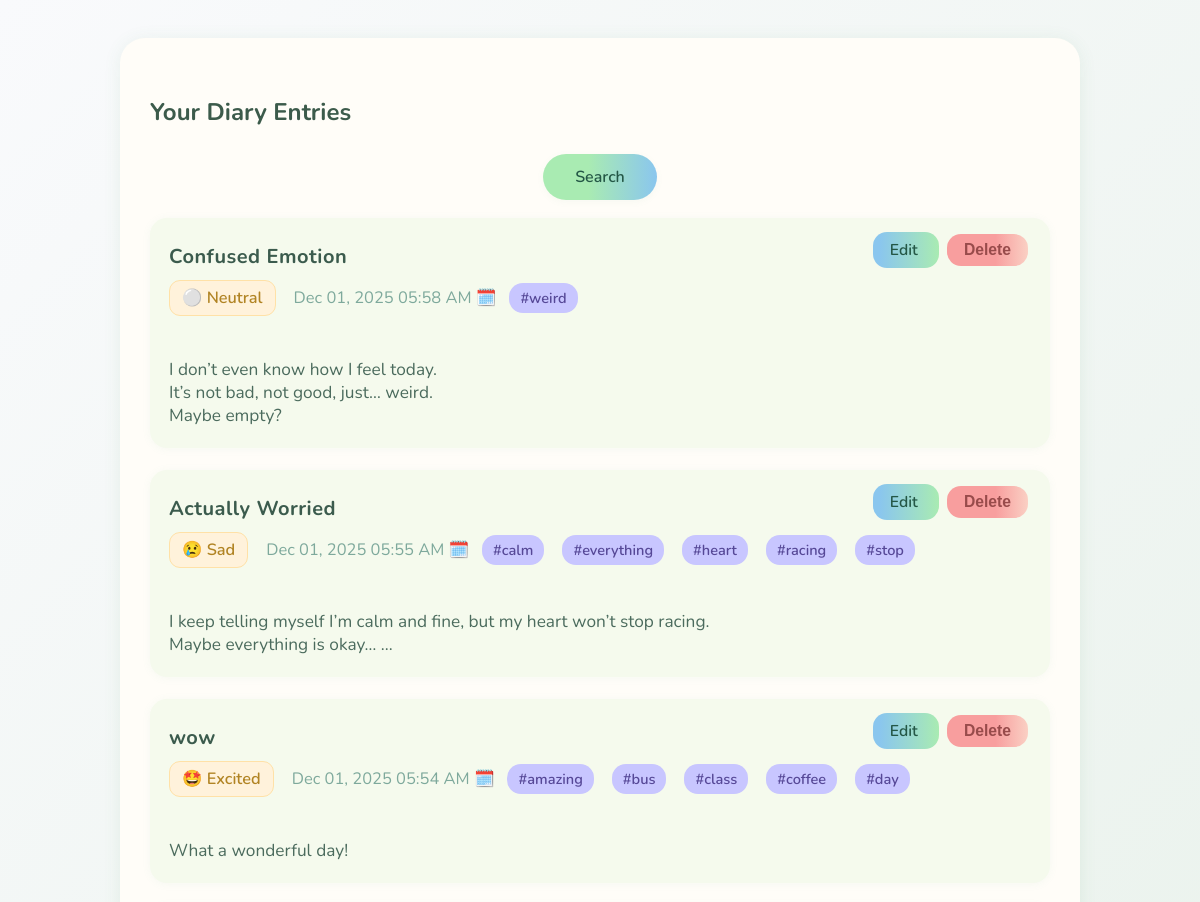
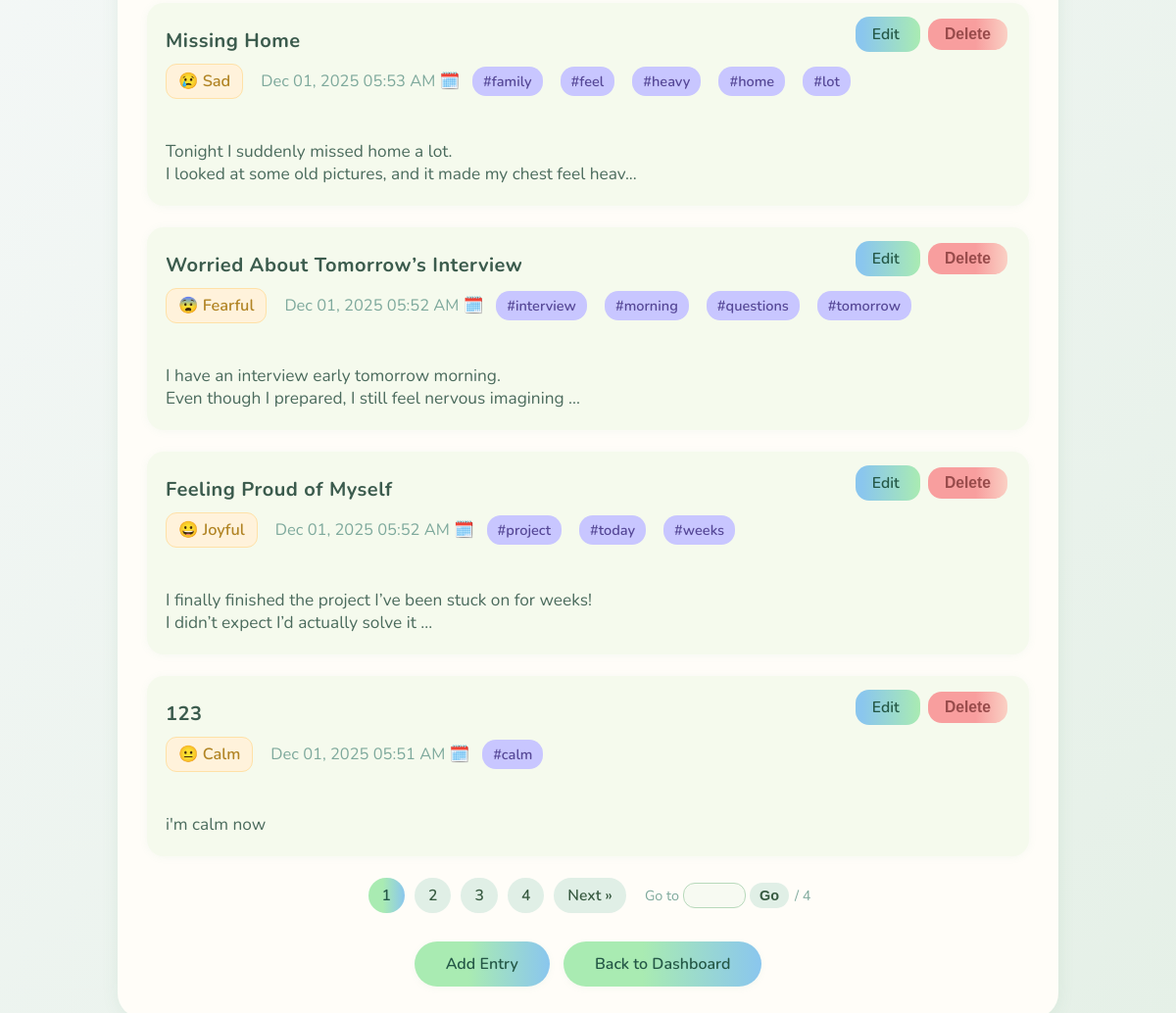
Screenshot of /view_entries (signed in) with the database file from the repository (2 pictures, top to bottom).
### app.py (models this page shows)
class Entry(db.Model):
    id = db.Column(db.Integer, primary_key=True)
    title = db.Column(db.String(150), nullable=False, default="")
    text = db.Column(db.Text, nullable=False)
    tags = db.Column(db.String(200), nullable=True)
    mood = db.Column(db.String(50), nullable=True)
    date_created = db.Column(db.DateTime, default=datetime.utcnow)
    user_id = db.Column(db.Integer, db.ForeignKey('user.id'), nullable=False)

### app.py (the view)
@app.route('/view_entries')
def view_entries():
    if 'user_id' not in session:
        return redirect(url_for('login'))
    user = User.query.get(session['user_id'])
    page = request.args.get('page', 1, type=int)
    pagination = (
        Entry.query
        .filter_by(user_id=user.id)
        .order_by(Entry.date_created.desc())
        .paginate(page=page, per_page=PER_PAGE, error_out=False)
    )
    entries = pagination.items
    page_window = build_page_window(pagination)
    return render_template(
        'view_entries.html',
        entries=entries,
        pagination=pagination,
        page_window=page_window
    )

### app.py (called while the page is built, shortened)
def build_page_window(pagination, max_buttons=5):
    total = pagination.pages
    current = pagination.page
    if total <= max_buttons + 2:
        return list(range(1, total + 1))

### templates/view_entries.html (shortened to what this page needs)
<!DOCTYPE html>
<html lang="en">
<head>
</head>
<body>
<div class="container">
    <h2>Your Diary Entries</h2>
    <div class="search-top">
        <a href="{{ url_for('search_entries') }}" class="btn search-top-btn">Search</a>
    </div>
    <div class="entry-list">
        {% if entries %}
            {% for e in entries %}
                <div class="card" onclick="window.location='{{ url_for('view_entry', entry_id=e.id) }}'">
                    <div class="card-title">{{ e.title }}</div>
                    <div class="card-meta">
                        {% if e.mood == 'joyful' %}
                            <span class="badge mood-badge positive">😀 Joyful</span>
                        {% elif e.mood == 'sad' %}
                            <span class="badge mood-badge negative">😢 Sad</span>
                        {% elif e.mood == 'angry' %}
                            <span class="badge mood-badge negative">😡 Angry</span>
                        {% elif e.mood == 'fearful' %}
                            <span class="badge mood-badge negative">😨 Fearful</span>
                        {% elif e.mood == 'excited' %}
                            <span class="badge mood-badge positive">🤩 Excited</span>
                        {% elif e.mood == 'calm' %}
                            <span class="badge mood-badge neutral">😐 Calm</span>
                        {% else %}
                            <span class="badge mood-badge neutral">⚪ Neutral</span>
                        {% endif %}
                        <span class="card-date">{{ e.date_created.strftime('%b %d, %Y %I:%M %p') }} 🗓️</span>
                        {% if e.tags %}
                            {% for tag in e.tags.split(',') %}
                                {% set clean_tag = tag.strip().lstrip('#') %}
                                {% if clean_tag %}
                                    <span class="badge tag-badge">#{{ clean_tag }}</span>
                                {% endif %}
                            {% endfor %}
                        {% endif %}
                    </div>
                    <div class="entry-text">
                        {{ e.text[:100] }}{% if e.text|length > 100 %}...{% endif %}
                    </div>
                    <div class="entry-actions">
                        <a href="{{ url_for('edit_entry', entry_id=e.id) }}"
                           class="btn-edit"
                           onclick="event.stopPropagation();">
                            Edit
                        </a>
                        <button type="button"
                                class="btn-delete"
                                onclick="openDeleteModal(event, '{{ e.id }}')">
                            Delete
                        </button>
                    </div>
                </div>
            {% endfor %}
        {% else %}
            <p style="color:#6e9d75; margin-top:18px; font-size:1.15rem;">You haven’t added any entries yet. Start by
                sharing your thoughts today 💬</p>
        {% endif %}
    </div>
    {% if pagination and pagination.pages > 1 %}
    <div class="pagination">
        {% for p in page_window %}
            {% if p == '...' %}
                <span class="page-link dotted">…</span>
            {% elif p == pagination.page %}
                <span class="page-link active">{{ p }}</span>
            {% else %}
                <a class="page-link"
                   href="{{ url_for('view_entries', page=p) }}">
                    {{ p }}
                </a>
            {% endif %}
        {% endfor %}
        {% if pagination.has_next %}
            <a class="page-link"
               href="{{ url_for('view_entries', page=pagination.next_num) }}">
                Next »
            </a>
        {% endif %}
        <form method="get"
              action="{{ url_for('view_entries') }}"
              class="jump-form">
            <span class="jump-label">Go to</span>
            <input type="number"
                   name="page"
                   min="1"
                   max="{{ pagination.pages }}"
                   class="jump-input">
            <button type="submit" class="jump-btn">Go</button>
            <span class="jump-total">/ {{ pagination.pages }}</span>
        </form>
    </div>
{% endif %}
    <div class="nav-buttons">
        <a href="{{ url_for('add_entry') }}" class="btn">Add Entry</a>
        <a href="{{ url_for('dashboard') }}" class="btn">Back to Dashboard</a>
    </div>
</div>
</body>
</html>

### templates/view_entries.html (style rules this page uses)
body { background: linear-gradient(135deg, #f9fafc 0%, #e5f0e7 100%); font-family: 'Nunito', 'Segoe UI', sans-serif; }
.container { max-width: 900px; margin: 38px auto 0 auto; background: #fffdf8; border-radius: 25px; padding: 38px 30px 32px 30px; box-shadow: 0 2px 18px 0 rgba(70, 140, 90, 0.09); }
h2 { font-weight: 700; color: #3c5b4b; margin-bottom: 19px; }
.search-top { text-align: center; margin-bottom: 10px; }
.search-top-btn { padding: 10px 30px; font-size: 1rem; }
.entry-list { margin-top: 18px; }
.card { background: #f5faed; border-radius: 17px; box-shadow: 0 1px 8px rgba(120, 183, 160, 0.07); padding: 25px 19px 17px 19px; margin-bottom: 22px; position: relative; }
.card-title { font-size: 1.25rem; color: #3b5b4d; font-weight: 700; margin-bottom: 8px; letter-spacing: 0.5px; }
.card-meta { display: flex; flex-wrap: wrap; gap: 13px; align-items: center; margin-bottom: 10px; }
.card-date { color: #7ea99c; font-size: 1.03rem; }
.badge { display: inline-block; padding: 6px 12px; border-radius: 11px; font-size: 0.93rem; color: #fff; margin: 2px 5px 2px 0; }
.badge.Positive, .badge.positive { background: #54ca8b; }
.badge.Negative, .badge.negative { background: #e97a7a; }
.badge.Neutral, .badge.neutral { background: #8ac6ee; }
.badge.tag-badge { background: #c8c6ff; color: #564897; font-size: 0.91rem; font-weight: 600; border-radius: 14px; padding: 5px 11px; }
.badge.mood-badge { background: #fff2db; color: #b18424; border: 1.5px solid #ffe1a7; font-size: 1.02rem; font-weight: 600; }
.entry-text { font-size: 1.08rem; color: #4b6b5d; margin: 17px 0 4px 0; white-space: pre-line; word-break: break-word; }
.entry-actions { position: absolute; top: 16px; right: 22px; }
.btn-edit { background: linear-gradient(90deg, #8ac6ee 10%, #a9ebb2 100%); color: #245746; font-weight: 600; padding: 7px 17px; border-radius: 14px; border: none; cursor: pointer; font-size: 0.98rem; text-decoration: none; }
.btn-delete { background: linear-gradient(90deg, #f89e9e 60%, #fad0c4 100%); color: #984b4b; font-weight: 600; padding: 7px 17px; border-radius: 14px; border: none; cursor: pointer; font-size: 0.98rem; text-decoration: none; margin-left: 8px; }
.nav-buttons { margin-top: 22px; text-align: center; }
.btn { background: linear-gradient(90deg, #a9ebb2 40%, #8ac6ee 100%); border: none; color: #245746; font-weight: 600; font-size: 1rem; padding: 12px 32px; border-radius: 27px; margin: 7px 5px 0 5px; text-decoration: none; display: inline-block; box-shadow: 0 2px 7px 0 rgba(120, 170, 130, 0.06); }
.pagination { margin-top: 16px; text-align: center; font-size: 0.98rem; }
.pagination .page-link { display: inline-block; margin: 0 3px; padding: 7px 14px; border-radius: 18px; background: #e0efe6; color: #375a40; text-decoration: none; font-weight: 600; }
.pagination .page-link.active { background: linear-gradient(90deg, #a9ebb2 40%, #8ac6ee 100%); color: #245746; }
.jump-form { display: inline-flex; align-items: center; margin-left: 12px; gap: 4px; font-size: 0.9rem; color: #7ea99c; }
.jump-input { width: 50px; padding: 4px 6px; border-radius: 12px; border: 1px solid #b7d9bb; font-size: 0.9rem; text-align: center; background: #f7faf2; }
.jump-btn { background: #e0efe6; border: none; border-radius: 14px; padding: 5px 10px; font-size: 0.9rem; font-weight: 600; color: #375a40; cursor: pointer; }
.jump-total { margin-left: 2px; }

### rows the page displays
Entry: title "Confused Emotion", mood "⚪ Neutral", date_created "Dec 01, 2025 05:58 AM", tags "weird", text "I don’t even know how I feel today. It’s not bad, not good, just… weird. Maybe empty?"
Entry: title "Actually Worried", mood "😢 Sad", date_created "Dec 01, 2025 05:55 AM", clean_tag "calm" "everything" "heart" "racing" "stop", text "I keep telling myself I’m calm and fine, but my heart won’t stop racing. Maybe everything is okay…"
Entry: title "wow", mood "🤩 Excited", date_created "Dec 01, 2025 05:54 AM", clean_tag "amazing" "bus" "class" "coffee" "day", text "What a wonderful day!"
Entry: title "Missing Home", mood "😢 Sad", date_created "Dec 01, 2025 05:53 AM", clean_tag "family" "feel" "heavy" "home" "lot", text "Tonight I suddenly missed home a lot. I looked at some old pictures, and it made my chest feel heav"
Entry: title "Worried About Tomorrow’s Interview", mood "😨 Fearful", date_created "Dec 01, 2025 05:52 AM", clean_tag "interview" "morning" "questions" "tomorrow", text "I have an interview early tomorrow morning. Even though I prepared, I still feel nervous imagining"
Entry: title "Feeling Proud of Myself", mood "😀 Joyful", date_created "Dec 01, 2025 05:52 AM", clean_tag "project" "today" "weeks", text "I finally finished the project I’ve been stuck on for weeks! I didn’t expect I’d actually solve it"
Entry: title "123", mood "😐 Calm", date_created "Dec 01, 2025 05:51 AM", tags "calm", text "i'm calm now"

### other values shown
{{ p }} "1"
{{ p }} "2" "3" "4"
{{ pagination.pages }} "4"
